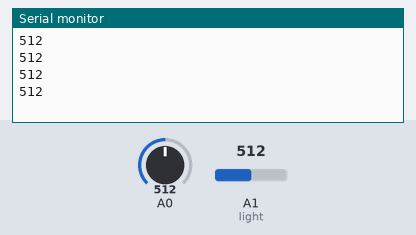
Bench run of a sketch on a simulated Arduino Uno, built with avr-gcc and run on an emulated ATmega328P. Shown: the last lines printed to the serial monitor. Inputs (shaded band) come from the test bench; at power-on: A0 = 512, A1 (light) = 512.

Above: at 10.8 s.
10.9 s: A0 set to 716
At 20.4 s:
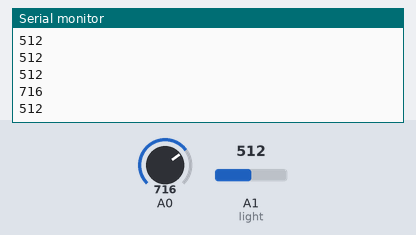
20.9 s: A1 (light) set to 306
At 30.5 s:
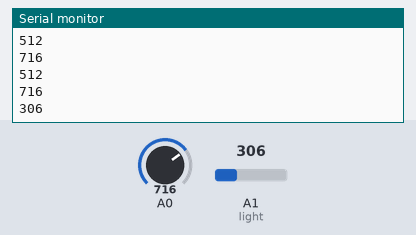
30.9 s: A0 set to 900
At 40.5 s:
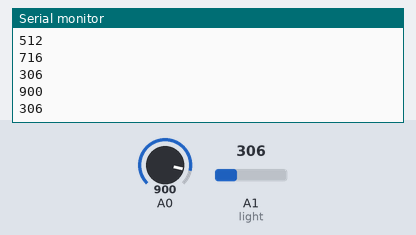
40.9 s: A1 (light) set to 122
At 50.5 s:
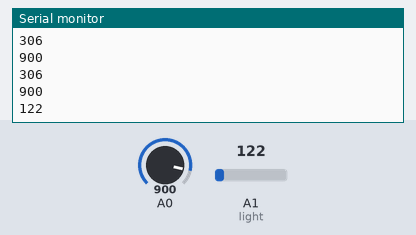
Timing chart, 0 to 51.9 s (numbered marks = the images above; inputs shaded):
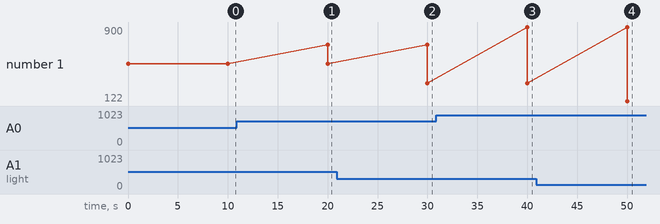

Measured:
- after the input at 10.9 s, the serial monitor: prints a new line after 9.1 s (image 1)
- after the input at 20.9 s, the serial monitor: prints a new line after 9.1 s (image 2)
- after the input at 30.9 s, the serial monitor: prints a new line after 9.1 s (image 3)
- after the input at 40.9 s, the serial monitor: prints a new line after 9.1 s (image 4)
- plotted number 1: 512 → 306 after the input at 20.9 s, 306 → 122 after the input at 40.9 s

The sketch:

plantproject.ino
```cpp
void setup() {
 Serial.begin(9600);
 // the TX pin of Bolt is connected to the RX pin of Arduino Serial Port
 //and the TX pin of Bolt is connected to the TX pin of Arduino Serial Port
}

void loop() {
  int temp_value, light_value;
  temp_value=analogRead(A0);//Reading temperature value at A0 pin of Arduino
  light_value=analogRead(A1);//Reading light sensor value at A1 pin of Arduino
  Serial.println(temp_value);
  Serial.println(light_value);
  delay(10000);
}
```
